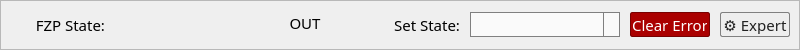
<?xml version="1.0" encoding="UTF-8"?>
<ui version="4.0">
 <class>Form</class>
 <widget class="QWidget" name="Form">
  <property name="geometry">
   <rect>
    <x>0</x>
    <y>0</y>
    <width>800</width>
    <height>50</height>
   </rect>
  </property>
  <property name="windowTitle">
   <string>FZP State Control</string>
  </property>
  <widget class="QFrame" name="frame_main">
   <property name="geometry">
    <rect>
     <x>0</x>
     <y>0</y>
     <width>800</width>
     <height>50</height>
    </rect>
   </property>
   <property name="frameShape">
    <enum>QFrame::StyledPanel</enum>
   </property>
   <property name="frameShadow">
    <enum>QFrame::Raised</enum>
   </property>
   <widget class="QLabel" name="label_device">
    <property name="geometry">
     <rect>
      <x>5</x>
      <y>12</y>
      <width>100</width>
      <height>25</height>
     </rect>
    </property>
    <property name="font">
     <font>
      <family>Sans Serif</family>
      <pointsize>11</pointsize>
     </font>
    </property>
    <property name="text">
     <string>FZP State:</string>
    </property>
    <property name="alignment">
     <set>Qt::AlignRight|Qt::AlignTrailing|Qt::AlignVCenter</set>
    </property>
   </widget>
   <widget class="PyDMLabel" name="PyDMLabel_state_rbv">
    <property name="geometry">
     <rect>
      <x>230</x>
      <y>10</y>
      <width>150</width>
      <height>25</height>
     </rect>
    </property>
    <property name="font">
     <font>
      <family>Sans Serif</family>
      <pointsize>11</pointsize>
     </font>
    </property>
    <property name="styleSheet">
     <string notr="true">PyDMLabel {
  background-color: rgb(250, 250, 250);
  color: rgb(43, 43, 43);
  border: 1px solid gray;
  padding: 2px;
}</string>
    </property>
    <property name="text">
     <string>OUT</string>
    </property>
    <property name="alignment">
     <set>Qt::AlignCenter</set>
    </property>
    <property name="channel" stdset="0">
     <string>ca://SP1K4:FZP:STATE:GET_RBV</string>
    </property>
   </widget>
   <widget class="PyDMByteIndicator" name="PyDMByteIndicator_busy">
    <property name="geometry">
     <rect>
      <x>110</x>
      <y>10</y>
      <width>100</width>
      <height>25</height>
     </rect>
    </property>
    <property name="toolTip">
     <string>Green = Motion Complete, Gray = Moving</string>
    </property>
    <property name="channel" stdset="0">
     <string>ca://SP1K4:FZP:STATE:BUSY_RBV</string>
    </property>
    <property name="onColor" stdset="0">
     <color>
      <red>0</red>
      <green>255</green>
      <blue>0</blue>
     </color>
    </property>
    <property name="offColor" stdset="0">
     <color>
      <red>100</red>
      <green>100</green>
      <blue>100</blue>
     </color>
    </property>
    <property name="orientation" stdset="0">
     <enum>Qt::Horizontal</enum>
    </property>
    <property name="numBits" stdset="0">
     <number>1</number>
    </property>
    <property name="shift" stdset="0">
     <number>0</number>
    </property>
    <property name="labels" stdset="0">
     <stringlist>
      <string>Ready</string>
     </stringlist>
    </property>
   </widget>
   <widget class="QLabel" name="label_setpoint">
    <property name="geometry">
     <rect>
      <x>385</x>
      <y>12</y>
      <width>75</width>
      <height>25</height>
     </rect>
    </property>
    <property name="font">
     <font>
      <family>Sans Serif</family>
      <pointsize>11</pointsize>
     </font>
    </property>
    <property name="text">
     <string>Set State:</string>
    </property>
    <property name="alignment">
     <set>Qt::AlignRight|Qt::AlignTrailing|Qt::AlignVCenter</set>
    </property>
   </widget>
   <widget class="PyDMEnumComboBox" name="PyDMEnumComboBox_state_set">
    <property name="geometry">
     <rect>
      <x>470</x>
      <y>12</y>
      <width>150</width>
      <height>25</height>
     </rect>
    </property>
    <property name="font">
     <font>
      <family>Sans Serif</family>
      <pointsize>11</pointsize>
     </font>
    </property>
    <property name="toolTip">
     <string>Select desired state position</string>
    </property>
    <property name="styleSheet">
     <string notr="true">QComboBox {
  background-color: rgb(250, 250, 250);
  color: rgb(43, 43, 43);
  border: 1px solid gray;
  padding: 2px;
}
QComboBox::drop-down {
  border-left: 1px solid gray;
}
QComboBox::down-arrow {
  image: none;
  border-left: 4px solid transparent;
  border-right: 4px solid transparent;
  border-top: 6px solid rgb(43, 43, 43);
  margin-right: 5px;
}</string>
    </property>
    <property name="channel" stdset="0">
     <string>ca://SP1K4:FZP:STATE:SET</string>
    </property>
   </widget>
   <widget class="PyDMPushButton" name="PyDMPushButton_clear_error">
    <property name="geometry">
     <rect>
      <x>630</x>
      <y>12</y>
      <width>80</width>
      <height>25</height>
     </rect>
    </property>
    <property name="font">
     <font>
      <family>Sans Serif</family>
      <pointsize>11</pointsize>
     </font>
    </property>
    <property name="toolTip">
     <string>Clear motor errors</string>
    </property>
    <property name="styleSheet">
     <string notr="true">QPushButton {
  background-color: rgb(170, 0, 0);
  color: white;
  border: 1px solid rgb(120, 0, 0);
  padding: 2px;
  border-radius: 2px;
}
QPushButton:hover {
  background-color: rgb(200, 0, 0);
}
QPushButton:pressed {
  background-color: rgb(140, 0, 0);
}</string>
    </property>
    <property name="text">
     <string>Clear Error</string>
    </property>
    <property name="channel" stdset="0">
     <string>ca://SP1K4:FZP:STATE:ERR_CLR</string>
    </property>
    <property name="pressValue" stdset="0">
     <string>1</string>
    </property>
   </widget>
   <widget class="PyDMRelatedDisplayButton" name="PyDMRelatedDisplayButton_expert">
    <property name="geometry">
     <rect>
      <x>720</x>
      <y>12</y>
      <width>70</width>
      <height>25</height>
     </rect>
    </property>
    <property name="font">
     <font>
      <family>Sans Serif</family>
      <pointsize>11</pointsize>
     </font>
    </property>
    <property name="toolTip">
     <string>Open expert control screen</string>
    </property>
    <property name="styleSheet">
     <string notr="true">QPushButton {
  background-color: rgb(238, 238, 238);
  color: rgb(34, 34, 34);
  border: 1px solid gray;
  padding: 2px;
  border-radius: 2px;
}
QPushButton:hover {
  background-color: rgb(220, 220, 220);
}
QPushButton:pressed {
  background-color: rgb(200, 200, 200);
}</string>
    </property>
    <property name="text">
     <string>⚙ Expert</string>
    </property>
    <property name="filenames" stdset="0">
     <stringlist>
      <string>sp1k4_fzp_expert.ui</string>
     </stringlist>
    </property>
    <property name="openInNewWindow" stdset="0">
     <bool>true</bool>
    </property>
   </widget>
  </widget>
 </widget>
 <customwidgets>
  <customwidget>
   <class>PyDMLabel</class>
   <extends>QLabel</extends>
   <header>pydm.widgets.label</header>
  </customwidget>
  <customwidget>
   <class>PyDMByteIndicator</class>
   <extends>QWidget</extends>
   <header>pydm.widgets.byte</header>
  </customwidget>
  <customwidget>
   <class>PyDMEnumComboBox</class>
   <extends>QComboBox</extends>
   <header>pydm.widgets.enum_combo_box</header>
  </customwidget>
  <customwidget>
   <class>PyDMPushButton</class>
   <extends>QPushButton</extends>
   <header>pydm.widgets.pushbutton</header>
  </customwidget>
  <customwidget>
   <class>PyDMRelatedDisplayButton</class>
   <extends>QPushButton</extends>
   <header>pydm.widgets.related_display_button</header>
  </customwidget>
 </customwidgets>
 <resources/>
 <connections/>
</ui>
